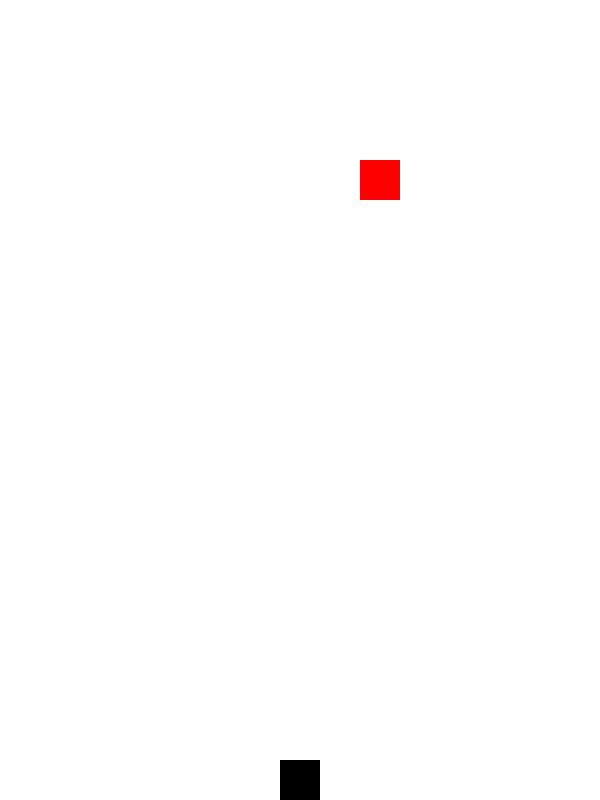
Frame 1 (no input)
Frame 60 (the mouse pressed at the canvas centre just before this capture): identical to frame 1, image omitted
Frame 120 (the mouse held since frame 60 and released just before this capture): identical to frame 1, image omitted

The Processing sketch that drew this single still picture (run headless with seeded random() and noise(); from frame 60 on, the mouse is pressed at the canvas centre):

// Processing sketch: sketch_2DArray
// ── sketch_2DArray.pde
//Kamden Wall
//

int[][] screen;
int col,row;
int squareWidth,squareHeight;
int charX,charY,monsterX,monsterY;


void setup() {
  size(600,800); //3:4 ratio
  col = 15;
  row = 20;
  getValuesOfBoard();
  getMonsters();
}

void draw() {
  monCharDetection();
  moveMonster();
  displayBackground();
}

void keyPressed() {
  if (key == 'w') {
    if (charY >= 1) {
      moveCharU();
    }
  }
  else if (key == 'a') {
    if (charX >= 1) {
      moveCharL();
    }
  }
  else if (key == 's') {
    if (charY < row-1) {
      moveCharD();
    }
  }
  else if (key == 'd') {
    if (charX < col-1) {
      moveCharR();
    }
  }
}

void moveCharU() {
  //moves character up
  screen[charX][charY] = 0;
  charY --;
  screen[charX][charY] = 1;
}
void moveCharD() {
  //moves character up
  screen[charX][charY] = 0;
  charY ++;
  screen[charX][charY] = 1;
}
void moveCharL() {
  //moves character up
  screen[charX][charY] = 0;
  charX --;
  screen[charX][charY] = 1;
}
void moveCharR() {
  //moves character up
  screen[charX][charY] = 0;
  charX ++;
  screen[charX][charY] = 1;
}

void getValuesOfBoard() {
  //sets the board values
  screen = new int[col][row];
  squareWidth = width/col;
  squareHeight = height/row;
  
  //sets the character
  charX = col/2;
  charY = row-1;
  screen[charX][charY] = 1;
}

void getMonsters() {
  //sets the value of monster(s)
  monsterX = int(random(col));
  monsterY = int(random(row-1));
  screen[monsterX][monsterY] = 2;
}

void moveMonster() {
  //this gets the monster to move towards you
  if (frameCount % 30 == 0) {
    for (int x=col-1; x<=0; x--) {
      for (int y=row-1; y<=0; y--) {
        if (screen[x][y] == 2) {
          screen[x][y] = 0;
          if (monsterY < charY) {
            screen[x][y+1] = 2;
          }
          else if (monsterY > charY) {
            screen[x][y-1] = 2;
          }
          else {
            if (monsterX < charX) {
              screen[x+1][y] = 2;
            }
            else if (monsterX > charX) {
              screen[x-1][y] = 2;
            }
          }
        }
      }
    }
  }
}

void displayBackground() {
  //This will make the grid for the game
  for (int x=0; x<col;x++) {
    for (int y=0; y<row;y++) {
      if (screen[x][y] == 1) {
        fill(0);
      }
      else if (screen[x][y] == 2) {
        fill(255,0,0);
      }
      else {
        fill(255);
      }
      noStroke();
      rect(x*squareWidth,y*squareHeight,squareWidth,squareHeight);
    }
  }
}

void monCharDetection() {
  //checks if you touch monster
  if (charX == monsterX && charY == monsterY) {
    screen[charX][charY] = 2;
    charX = col/2;
    charY = row-1;
    screen[col/2][row-1] = 1;
  }
}
